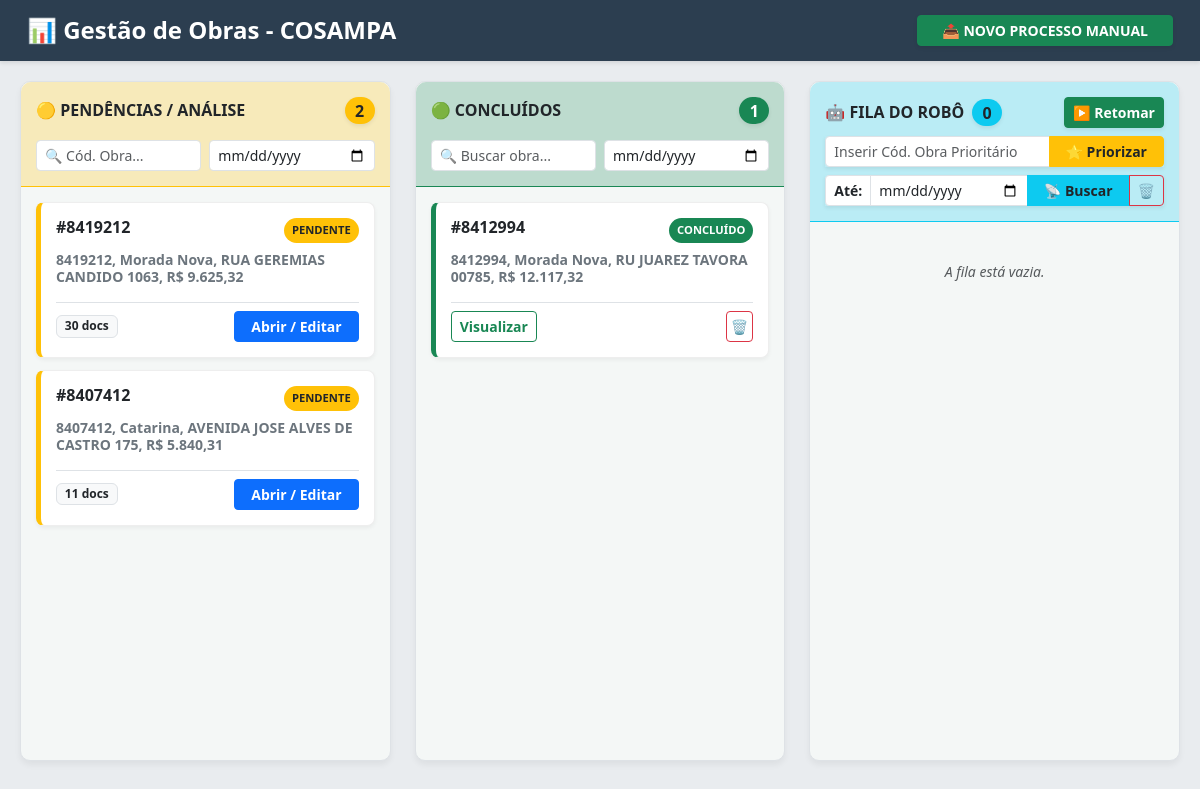
Screenshot of /drive with the database file from the repository.
### models.py (models this page shows)
class Projeto(db.Model):
    __tablename__ = 'projetos'
    id = db.Column(db.String(36), primary_key=True, default=gerar_uuid)
    codigo_obra = db.Column(db.String(50), nullable=False, unique=True)
    nome_obra = db.Column(db.String(200), nullable=True)
    status_global = db.Column(db.String(20), default='PENDENTE')
    data_limite = db.Column(db.Date, nullable=True)
    data_criacao = db.Column(db.DateTime, default=datetime.now)
    data_ultima_edicao = db.Column(db.DateTime, default=datetime.now, onupdate=datetime.now)
    secoes = db.relationship('SecaoProjeto', backref='projeto', lazy=True, cascade="all, delete-orphan")
    documentos = db.relationship('Documento', backref='projeto', lazy=True, cascade="all, delete-orphan")

### routes/web.py (the view)
@web_bp.route('/drive')
def drive():
    projetos_db = Projeto.query.order_by(Projeto.data_criacao.desc()).all()
    projetos_lista = []
    for p in projetos_db:
        data_dec = p.data_limite if p.data_limite else p.data_criacao.date()
        projetos_lista.append({
            'id': p.id,
            'codigo_obra': p.codigo_obra,
            'nome_obra': p.nome_obra,
            'status_manual': p.status_global,
            'data_criacao': p.data_criacao,
            'data_ultima_edicao': getattr(p, 'data_ultima_edicao', p.data_criacao),
            'data_declarada': data_dec.strftime('%Y-%m-%d'),
            'documentos': p.documentos
        })
    return render_template('drive.html', projetos=projetos_lista)

### templates/drive.html (shortened to what this page needs)
<!DOCTYPE html>
<html lang="pt-br">
<head>
    <link href="https://cdn.jsdelivr.net/npm/bootstrap@5.3.0/dist/css/bootstrap.min.css" rel="stylesheet">
</head>
<body>
<nav class="navbar-custom">
    <div class="container-fluid d-flex justify-content-between align-items-center">
        <h4 class="mb-0 fw-bold">📊 Gestão de Obras - COSAMPA</h4>
        <a href="/" class="btn btn-success btn-sm fw-bold px-4 shadow-sm">📤 NOVO PROCESSO MANUAL</a>
    </div>
</nav>
<div class="container-fluid kanban-board">
    <div class="row h-100 flex-nowrap">
        <div class="col-12 col-md-4 col-lg-4 h-100">
            <div class="kanban-col">
                <div class="kanban-header bg-warning bg-opacity-25 border-warning border-bottom">
                    <h6 class="fw-bold text-dark mb-3 d-flex justify-content-between align-items-center">
                        <span>🟡 PENDÊNCIAS / ANÁLISE</span>
                        <span class="badge bg-warning text-dark rounded-pill fs-6 shadow-sm" id="count-pendencias">0</span>
                    </h6>
                    <div class="d-flex gap-2">
                        <input type="text" id="buscaPendencias" class="form-control form-control-sm" placeholder="🔍 Cód. Obra..." onkeyup="aplicarFiltros('pendencias')">
                        <input type="date" id="dataPendencias" class="form-control form-control-sm" onchange="aplicarFiltros('pendencias')" title="Filtrar por data">
                    </div>
                </div>
                <div class="kanban-body" id="coluna-pendencias">
                    {% for projeto in projetos %}
                        {% if projeto.status_manual != 'CONCLUÍDO' %}
                        <div class="kanban-card card-pendencia" data-codigo="{{ projeto.codigo_obra }}" data-data="{{ projeto.data_declarada }}">
                            <div class="d-flex justify-content-between align-items-start mb-2">
                                <div>
                                    <h6 class="fw-bold text-dark mb-0">#{{ projeto.codigo_obra }}</h6>
                                </div>
                                <span class="status-badge bg-warning text-dark">{{ projeto.status_manual }}</span>
                            </div>
                            {% if projeto.nome_obra %}
                                <p class="small text-secondary mb-2 lh-sm fw-semibold">{{ projeto.nome_obra }}</p>
                            {% endif %}
                            <div class="d-flex justify-content-between align-items-center mt-3 pt-2 border-top">
                                <span class="badge bg-light text-dark border">{{ projeto.documentos|length }} docs</span>
                                <a href="/?id={{ projeto.id }}" class="btn btn-primary btn-sm fw-bold px-3">Abrir / Editar</a>
                            </div>
                        </div>
                        {% endif %}
                    {% endfor %}
                </div>
            </div>
        </div>
        <div class="col-12 col-md-4 col-lg-4 h-100">
            <div class="kanban-col">
                <div class="kanban-header bg-success bg-opacity-25 border-success border-bottom">
                    <h6 class="fw-bold text-dark mb-3 d-flex justify-content-between align-items-center">
                        <span>🟢 CONCLUÍDOS</span>
                        <span class="badge bg-success rounded-pill fs-6 shadow-sm" id="count-concluidos">0</span>
                    </h6>
                    <div class="d-flex gap-2">
                        <input type="text" id="buscaConcluidos" class="form-control form-control-sm" placeholder="🔍 Buscar obra..." onkeyup="aplicarFiltros('concluidos')">
                        <input type="date" id="dataConcluidos" class="form-control form-control-sm" onchange="aplicarFiltros('concluidos')" title="Filtrar por data">
                    </div>
                </div>
                <div class="kanban-body" id="coluna-concluidos">
                    {% for projeto in projetos %}
                        {% if projeto.status_manual == 'CONCLUÍDO' %}
                        <div class="kanban-card card-concluido" data-codigo="{{ projeto.codigo_obra }}" data-data="{{ projeto.data_declarada }}">
                            <div class="d-flex justify-content-between align-items-start mb-2">
                                <div>
                                    <h6 class="fw-bold text-dark mb-0">#{{ projeto.codigo_obra }}</h6>
                                </div>
                                <span class="status-badge bg-success text-white">CONCLUÍDO</span>
                            </div>
                            {% if projeto.nome_obra %}
                                <p class="small text-secondary mb-2 lh-sm fw-semibold">{{ projeto.nome_obra }}</p>
                            {% endif %}
                            <div class="d-flex justify-content-between align-items-center mt-3 pt-2 border-top">
                                <a href="/?id={{ projeto.id }}" class="btn btn-outline-success btn-sm fw-bold">Visualizar</a>
                                <button class="btn btn-outline-danger btn-sm p-1" onclick="deletarProjeto('{{ projeto.id }}')" title="Excluir Arquivos Locais">🗑️</button>
                            </div>
                        </div>
                        {% endif %}
                    {% endfor %}
                </div>
            </div>
        </div>
        <div class="col-12 col-md-4 col-lg-4 h-100">
            <div class="kanban-col">
                <div class="kanban-header bg-info bg-opacity-25 border-info border-bottom">
                    <div class="d-flex justify-content-between align-items-center mb-2">
                        <h6 class="fw-bold text-dark mb-0 d-flex align-items-center gap-2">
                            🤖 FILA DO ROBÔ
                            <span class="badge bg-info text-dark rounded-pill fs-6 shadow-sm" id="count-fila">0</span>
                        </h6>
                        <button id="btnPausaRobo" class="btn btn-secondary btn-sm fw-bold shadow-sm" onclick="togglePausaRobo()">... Carregando</button>
                    </div>
                    <div class="input-group input-group-sm mb-2 shadow-sm">
                        <input type="text" id="inputManualPrioridade" class="form-control" placeholder="Inserir Cód. Obra Prioritário">
                        <button onclick="priorizarInputManual()" class="btn btn-warning fw-bold text-dark px-3" title="Colocar no topo da fila">⭐ Priorizar</button>
                    </div>
                    <div class="d-flex flex-column gap-2 mt-2">
                        <div class="input-group input-group-sm shadow-sm">
                            <span class="input-group-text bg-white fw-bold">Até:</span>
                            <input type="date" id="dataLimiteRunrunit" class="form-control" title="Coletar obras a partir de qual data?">
                            <button onclick="sincronizarRunrunit()" class="btn btn-info fw-bold text-dark px-3" id="btnSync" title="Buscar no Runrun.it">📡 Buscar</button>
                            <button onclick="limparFila()" class="btn btn-outline-danger px-2" id="btnLimpar" title="Limpar fila de espera">🗑️</button>
                        </div>
                    </div>
                </div>
                <div class="kanban-body" id="listaRunrunit">
                </div>
            </div>
        </div>
    </div>
</div>
</body>
</html>

### templates/drive.html (style rules this page uses)
body { background: #e9ecef; font-family: 'Segoe UI', Tahoma, Geneva, Verdana, sans-serif; height: 100vh; overflow: hidden; }
.navbar-custom { background: #2c3e50; color: white; padding: 15px; box-shadow: 0 2px 4px rgba(0,0,0,0.1); }
.kanban-board { height: calc(100vh - 80px); padding: 20px; overflow-x: auto; }
.kanban-col { background: #f4f7f6; border-radius: 10px; box-shadow: 0 4px 6px rgba(0,0,0,0.05); display: flex; flex-direction: column; height: 100%; border: 1px solid #dee2e6; }
.kanban-header { padding: 15px; border-bottom: 2px solid #e9ecef; border-radius: 10px 10px 0 0; }
.kanban-body { padding: 15px; overflow-y: auto; flex-grow: 1; display: flex; flex-direction: column; gap: 12px; transition: all 0.3s ease; }
.kanban-card { background: white; border-radius: 8px; padding: 15px; box-shadow: 0 2px 4px rgba(0,0,0,0.05); transition: transform 0.2s, box-shadow 0.2s; border: 1px solid #eee; border-left-width: 5px; }
.card-pendencia { border-left-color: #ffc107; }
.card-concluido { border-left-color: #198754; }
.status-badge { font-size: 0.7rem; font-weight: bold; padding: 4px 8px; border-radius: 50px; display: inline-flex; align-items: center; }

### rows the page displays
Projeto: codigo_obra "8419212", status_manual "PENDENTE", nome_obra "8419212, Morada Nova, RUA GEREMIAS CANDIDO 1063, R$ 9.625,32", documentos|length "30"
Projeto: codigo_obra "8407412", status_manual "PENDENTE", nome_obra "8407412, Catarina, AVENIDA JOSE ALVES DE CASTRO 175, R$ 5.840,31", documentos|length "11"
Projeto: codigo_obra "8412994", nome_obra "8412994, Morada Nova, RU JUAREZ TAVORA 00785, R$ 12.117,32"
